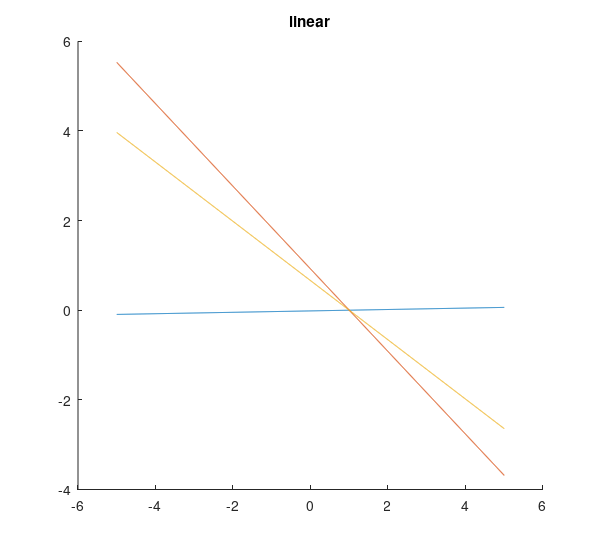
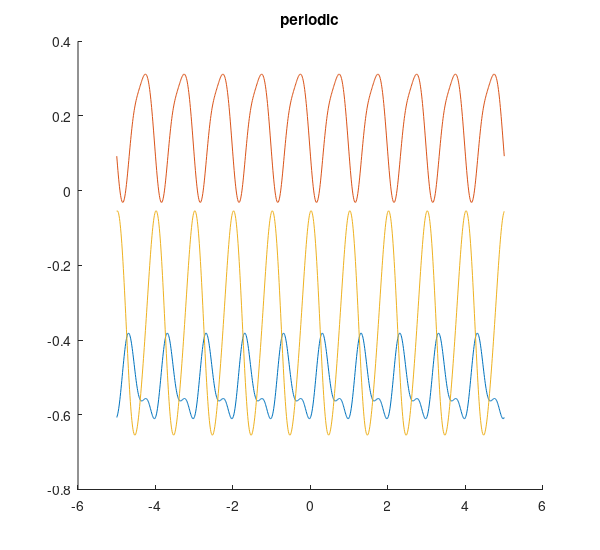
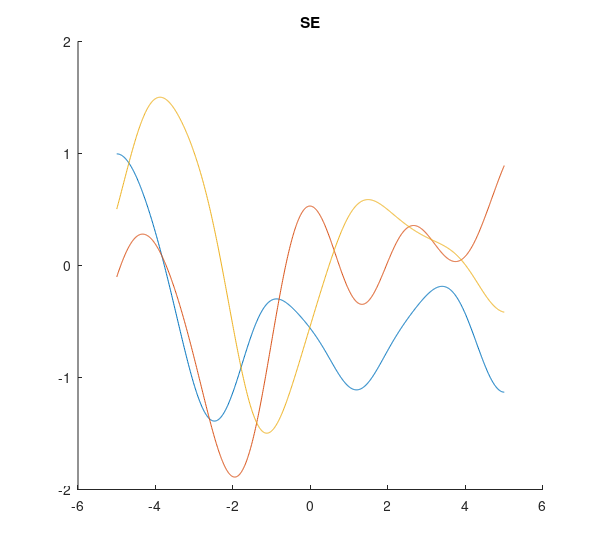
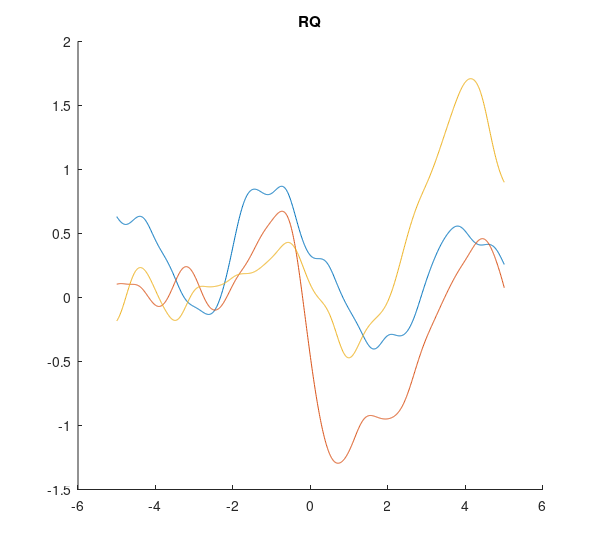

Recreate these plots in MATLAB, in order.
% This script is inspired by Martin Kol??, M.Sc. tutorial to Gaussian
% Processes available at http://mrmartin.net/?p=223
% 
% It does not use the GPML library
%

for KernelNo = 1:4

    if KernelNo == 1 % linear
        sigma_f = 0.6;
        c = 1; 
        kernel_function = @(x,x2) sigma_f^2*(x-c)*(x2 - c);
        name = 'linear';
    end
   
    if KernelNo == 2 % periodic
        sigma_f = 0.6;
        p = 1;
        l = 4;
        kernel_function = @(x,x2) sigma_f^2*exp(-2/l^2 * sin(pi*abs(x-x2)/p)^2);
        name = 'periodic';
    end
    
    if KernelNo == 3 % SE
        sigma_f = 0.6; 
        l = 1;
        kernel_function = @(x,x2) sigma_f^2*exp((x-x2)^2/(-2*l^2));
        name = 'SE';
    end
    
    if KernelNo == 4 % RQ
        sigma_f = 0.6;
        l =  1; 
        alpha = 1/2;
        kernel_function = @(x,x2) sigma_f^2*(1 + (x-x2)^2/(2*alpha*l^2))^(-alpha);
        name = 'RQ';
    end
    
    
    
    % prior distribution

    figure;
    sigma_n = 0.0; %known noise on observed data
    error_function = @(x,x2) sigma_n^2*(x==x2); 
    k = @(x,x2) kernel_function(x,x2);%+error_function(x,x2);

    prediction_x=-5:0.01:5;
    for i=1:length(prediction_x)
        mean(i) = 0;
        variance(i) = k(prediction_x(i),prediction_x(i));
    end
    plot_variance = @(x,lower,upper,color) set(fill([x,x(end:-1:1)],[upper,fliplr(lower)],color),'EdgeColor',color);
    hold on

    K=zeros(length(prediction_x),length(prediction_x));
    for i=1:length(prediction_x)
        for j=i:length(prediction_x)
            %We only calculate the top half of the matrix. This is an unnecessary speedup trick
            K(i,j)=k(prediction_x(i),prediction_x(j));
        end
    end
    K=K+triu(K,1)'; 

    [V,D]=eig(K);
    A=V*(D.^(1/2));

    clear gaussian_process_sample;
    for i=1:3
        standard_random_vector = randn(length(prediction_x),1);
        gaussian_process_sample(:,i) = A * standard_random_vector;
    end

    plot(prediction_x,real(gaussian_process_sample));
    title(name);

    % save

    set(gcf, 'PaperPosition', [-0.5 -0.25 6 5.5]); %Position the plot further to the left and down. Extend the plot to fill entire paper.
    set(gcf, 'PaperSize', [5 5]); %Keep the same paper size
    saveas(gcf, ['thesis/images/gp_prior_', name, '.pdf'], 'pdf');
    
    input('Press Enter to continue');

end
